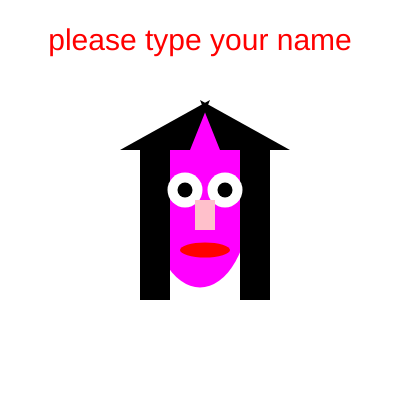
Frame 1 (no input)
Frame 60 (no input): identical to frame 1, image omitted
Frame 120 (the mouse pressed at the canvas centre since frame 60): identical to frame 1, image omitted

The p5.js sketch that drew this single still picture (run headless with seeded random() and noise() and a simulated clock; from frame 60 on, the mouse is pressed at the canvas centre):

// p5.js sketch
// ── sketch.js
let showMessage = false;

function setup() {
  createCanvas(400, 400);
}

function keyPressed() {
  showMessage = true;
}

function draw() {
  background("white");

  noStroke();

  //fill("white");
  //textSize(24);
  //text("X: " + mouseX, 0, height / 4);
  //text("Y: " + mouseY, 0, height / 2);

  fill("magenta");
  ellipse(200, 200, 100, 175);
  fill("black");
  triangle(120, 150, 210, 100, 190, 150);
  triangle(220, 150, 200, 100, 290, 150);
  rect(140, 150, 30, 150);
  rect(240, 150, 30, 150);
  fill("red");
  ellipse(205, 250, 50, 15);
  fill("white");
  circle(185, 190, 35);
  circle(225, 190, 35);
  fill("black");
  circle(185, 190, 15);
  circle(225, 190, 15);
  fill("pink");
  rect(195, 200, 20, 30);
  fill("red");
  textAlign(CENTER);
  textSize(30);
  text("please type your name", width / 2, 50);

  if (showMessage) {
    textAlign(CENTER);
    fill("black");
    textSize(30);
    text("nice to meet you", width / 2, height - 30);
  }
}

// ── style.css
html,
body {
  margin: 0;
  padding: 0;
}
canvas {
  display: block;
  border-width: 1px;
  border-style: solid;
  border-color: red;
  padding: 10em;
}

h2 {
  text-decoration: underline;
  text-align: center;
  font-family: sans-serif;
}

h1 {
  font-family: Arial, Helvetica, sans-serif;
  text-align: center;
  text-decoration: underline;
}

h3 {
  text-align: center;
  font-family: "Courier New", Courier, monospace;
}
body {
  background-color: pink;
}
